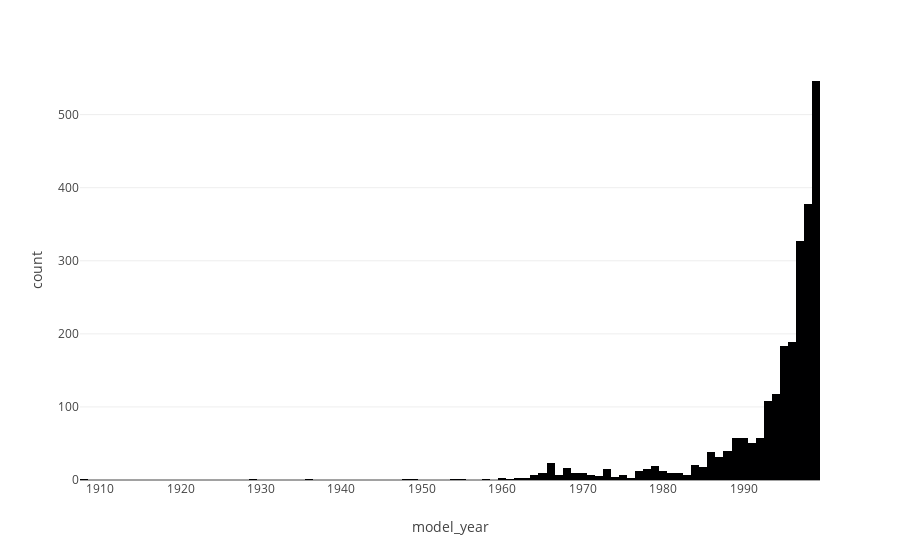

Notebook cell for this chart:
### Code cell
fig4 = px.histogram(df_carsClassic, x='model_year')
fig4.show()

### Figure 1 — Plotly figure (JSON) as saved in the notebook; plotly's stock layout.template omitted (floating-point values rounded to 4 significant figures; data arrays with more than 128 entries replaced by an {"elided": "..."} marker saying what was removed)
{"data": [{"alignmentgroup": "True", "bingroup": "x", "hovertemplate": "model_year=%{x}<br>count=%{y}<extra></extra>", "legendgroup": "", "marker": {"color": "#000001", "pattern": {"shape": ""}}, "name": "", "offsetgroup": "", "orientation": "v", "showlegend": false, "type": "histogram", "x": {"elided": "2451 int values"}, "xaxis": "x", "yaxis": "y"}], "layout": {"barmode": "relative", "legend": {"tracegroupgap": 0}, "margin": {"t": 60}, "xaxis": {"anchor": "y", "domain": [0, 1], "title": {"text": "model_year"}}, "yaxis": {"anchor": "x", "domain": [0, 1], "title": {"text": "count"}}}}
